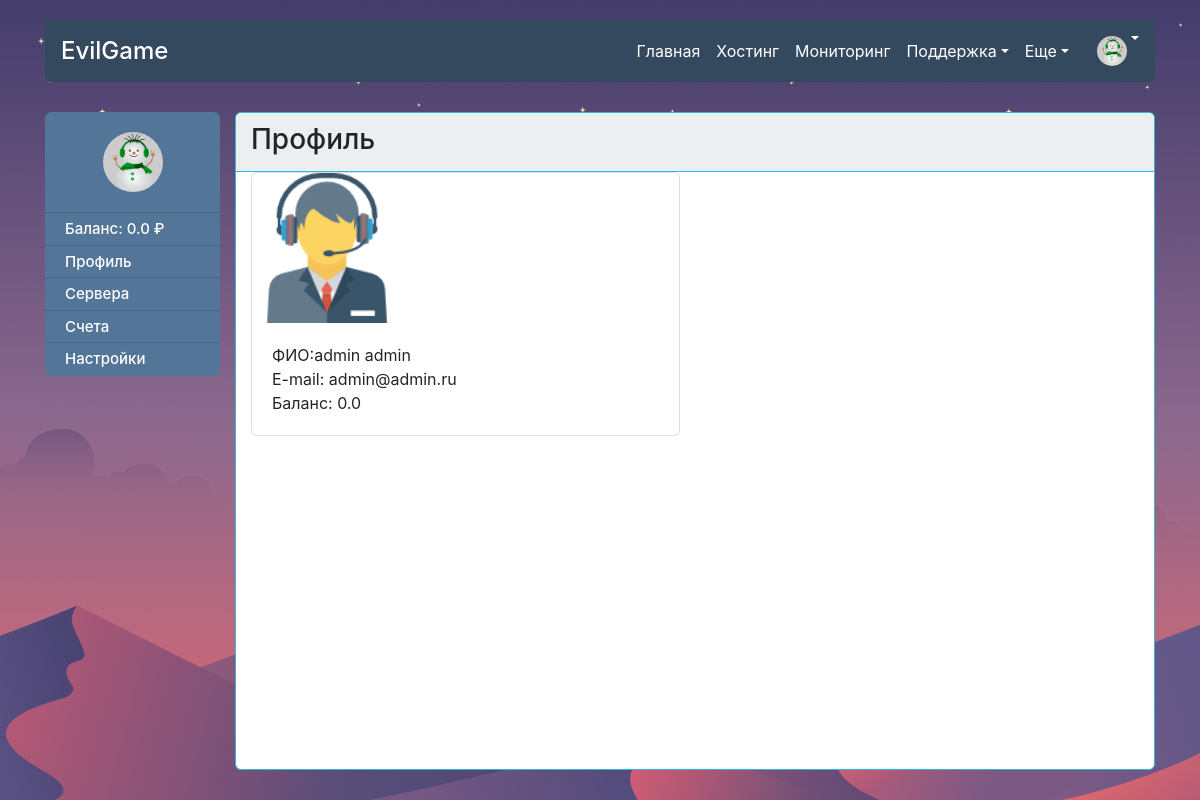
The app's page /panel/profile/ (signed in), older data.
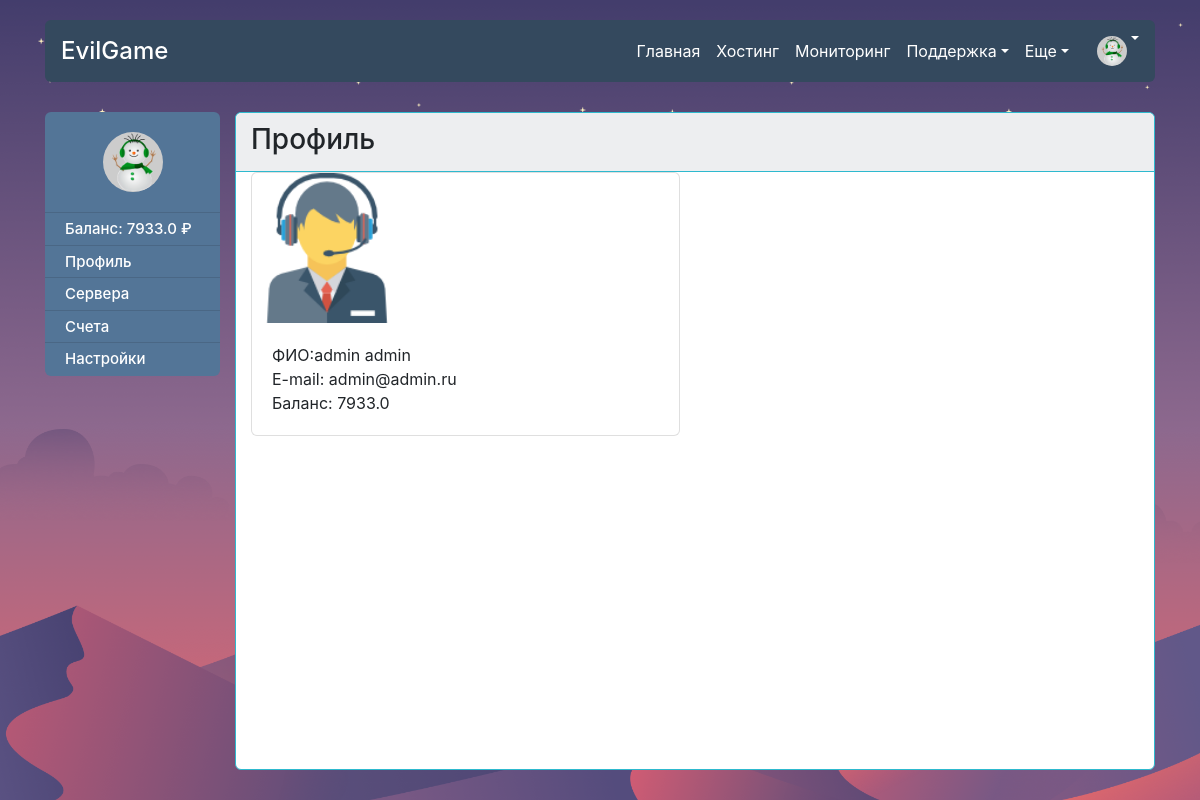
The same page, newer data.
### main/models.py (models this page shows, shortened)
class User(AbstractBaseUser):
    objects = MyUserManager()
    username = models.CharField(verbose_name='username', max_length=20, unique=True)
    first_name = models.CharField(verbose_name='first name', max_length=25)
    last_name = models.CharField(verbose_name='last name', max_length=25)
    email = models.EmailField(
        verbose_name='email address',
        max_length=255,
        unique=True
    )
    date_joined = models.DateTimeField(verbose_name='date joined', default=timezone.now)
    is_active = models.BooleanField(default=False)
    is_admin = models.BooleanField(default=False)
    money = models.FloatField(verbose_name='money of user', default=0)
    activation_code = models.CharField(max_length=20, default=objects.make_random_password(length=20))
    password_recovery_code = models.CharField(max_length=20, default='None')
    show_tips = models.BooleanField(default=True)
    photo = models.ImageField(upload_to='main/media/profile_photo/',
                              default='main/media/profile_photo/default.png')
    USERNAME_FIELD = 'username'
    REQUIRED_FIELDS = ['first_name', 'last_name', 'email']

### main/views.py (the view)
# urls.py: url(r'panel/profile/$', views.profile, name='profile'),
@login_required
def profile(request, id=None):
    context = {
        'user' : request.user,
    }
    return render(request,'profile.html', context)

### main/auth_backend.py (called while the page is built)
    def get_user(self, user_id):
        try:
            return User.objects.get(pk=user_id)
        except User.DoesNotExist:
            return None

### templates/profile.html (shortened to what this page needs)
{% extends "panel.html" %}
{% load static %}
{% block panel-header%}
<h3>Профиль</h3>
{% endblock %}
{% block panel-body %}
<div class="row">
    <div class="col-md-6">
        <div class="card">
            <img style="width: 150px;" class="card-img-top" src="{% static 'img/support (1).png' %}" alt="Card image cap">
            <div class="card-body">
                <ul class="navbar-nav ml-auto">
                    <li class="nav-item active">
                      <span>ФИО:{{user.first_name}} {{user.last_name}}</span>
                    </li>
                    <li class="nav-item">
                      <span>E-mail: {{user.email}}</span>
                    </li>
                    <li class="nav-item">
                      <span>Баланс: {{user.money}}</span>
                    </li>
                  </ul>
            </div>
        </div>
    </div>
</div>
{% endblock %}

### templates/panel.html (shortened to what this page needs)
{% load static %}
<!DOCTYPE html>
  <html>
    <head>
      {% include "other/links.html" %}
    </head>
    <body>
      <div class="wrapper">
        <div id="header1" class="header">
          {% include "other/header.html" %}
          <div class="panel-wrapper">
            <div class="container">
              <div class="row">
                <div class="col-md-2 panel-nav-p-fixer">
                  <div class="btn-group-vertical side-nav" role="group" aria-label="Vertical button group" style="width: 100%;">
                    <div class="ava" style="width: 100%; background: #537597">
                      <div class="user-photo">
                        <img src="{{ user.photo.url }}" alt="">
                      </div>
                      <br>
                    </div>
                    <button onclick="window.location.href='{% url "profile" %}'" type="button" class="btn btn-secondary">Баланс: {{user.money}} ₽</button>
                    <button onclick="window.location.href='{% url "profile" %}'" type="button" class="btn btn-secondary">Профиль</button>
                    <button onclick="window.location.href='{% url "servers" %}'" type="button" class="btn btn-secondary">Сервера</button>
                    <button onclick="window.location.href='{% url "servers" %}'" type="button" class="btn btn-secondary">Счета</button>
                    <button onclick="window.location.href='{% url "login" %}'" type="button" class="btn btn-secondary" style="border-radius: 0px 0px 6px 6px;-moz-border-radius: 0px 0px 6px 6px;-webkit-border-radius: 0px 0px 6px 6px;">Настройки</button>
                  </div>
                </div>
                <div class="col-md-10">
                  <div class="card tbp-card panel-card">
                    <div class="card-header panel-card-header nav">
                        {% block panel-header %}
                        {% endblock %}
                    </div>
                    <div class="card-body panel-card-body">
                      <div class="container">
                        {% block panel-body %}
                        {% endblock %}
                      </div>
                    </div>
                  </div>
                </div>
              </div>
            </div>
          </div>
        </div>
      </div>
    </body>
  </html>

Row changes from the older to the newer data that the page shows:
changed User "admin": money "0.0" → "7933.0"
